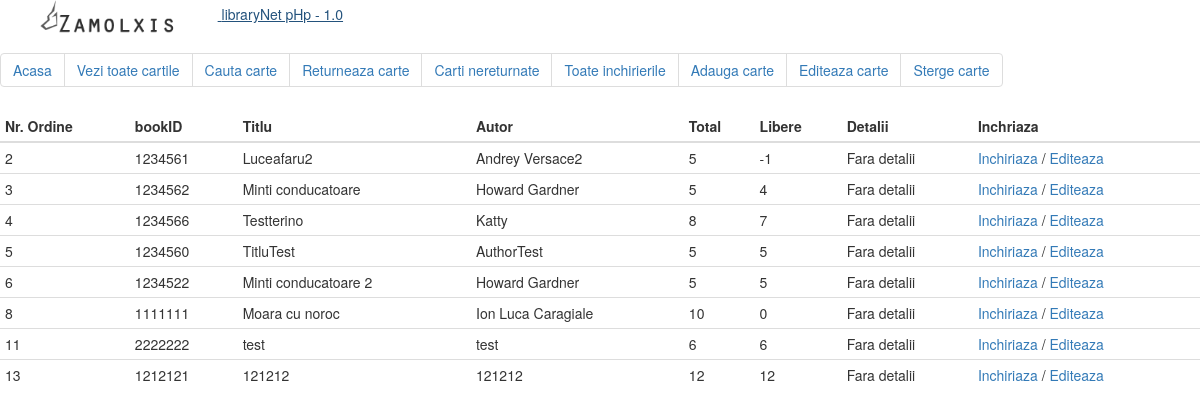
Page /afisaretoatecartile.php on the committed database.
### tables this page shows
CREATE TABLE `books` (
  `entryID` int(11) NOT NULL,
  `bookID` int(8) NOT NULL,
  `title` varchar(52) NOT NULL,
  `author` varchar(42) NOT NULL,
  `total` int(100) NOT NULL,
  `free` int(100) NOT NULL,
  `details` varchar(190) DEFAULT 'Fara detalii'
);

### afisaretoatecartile.php (the view, shortened to what this page needs)
<?php include 'header.php'; ?>
<?php
if ($conn->connect_error)
{
	echo 'Eroare in conectarea la baza de date';
} else {
			$sql = "SELECT * FROM books ORDER BY entryID ASC";
			$result = $conn->query($sql);
			if ($result->num_rows > 0)
			{
			echo '
	<table class="table table-condensed">
    <thead>
      <tr>
        <th>Nr. Ordine</th>
        <th>bookID</th>
        <th>Titlu</th>
		<th>Autor</th>
		<th>Total</th>
		<th>Libere</th>
		<th>Detalii</th>
		<th>Inchriaza</th>
      </tr>
    </thead>
    <tbody>';
				while($row = $result->fetch_assoc()) {
					echo '<tr><td>'.$row["entryID"].'</td><td>'.$row["bookID"].'</td><td>'.$row["title"].'</td><td>'.$row["author"].'</td><td>'.$row["total"].'</td><td>'.$row["free"].'</td><td>'.$row["details"].'</td><td><a href="inchiriazalast.php?bookid='.$row[bookID].'&title='.$row[title].'">Inchiriaza</a> / <a href="editeaza.php?bookid='.$row[bookID].'">Editeaza</a></td></tr>';
				}
			echo ' </tbody>
  </table>';
			}
			else {
				echo "<h2>Fara rezultate</h2>";
			}
		}
?>

### header.php (shortened to what this page needs)
<?php
echo '
<!DOCTYPE html>
<html lang="en">
<head>
  <title>bilbioteca Online v1.0</title>
  <meta charset="utf-8">
  <link rel="icon" href="favicon.ico" type="image/x-icon"/>
<link rel="shortcut icon" href="favicon.ico" type="image/x-icon"/>
  <meta name="viewport" content="width=device-width, initial-scale=1">
  <link rel="stylesheet" href="http://maxcdn.bootstrapcdn.com/bootstrap/3.3.6/css/bootstrap.min.css">
  <script src="https://ajax.googleapis.com/ajax/libs/jquery/1.12.0/jquery.min.js"></script>
  <script src="http://maxcdn.bootstrapcdn.com/bootstrap/3.3.6/js/bootstrap.min.js"></script>
	<a href="#" class="pull-left"><img src="logo.png" id="logo" width=30%> libraryNet pHp - 1.0</a>
  <ul class="pagination">
  <li><a href="/librarynet/">Acasa</a></li>
  <li><a href="afisaretoatecartile.php">Vezi toate cartile</a></li>
  <li><a href="inchiriaza.php">Cauta carte</a></li>
  <li><a href="returneaza.php">Returneaza carte</a></li>
  <li><a href="showallunreturned.php">Carti nereturnate</a></li>
  <li><a href="showallrents.php">Toate inchirierile</a></li>
  <li><a href="adauga.php">Adauga carte</a></li>
  <li><a href="editeaza.php">Editeaza carte</a></li>
  <li><a href="sterge.php">Sterge carte</a></li>
</ul>
  </head>
<body>
';
?>

### rows in the picture
books: entryID "2", bookID "1234561", title "Luceafaru2", author "Andrey Versace2", total "5", free "-1", details "Fara detalii"
books: entryID "3", bookID "1234562", title "Minti conducatoare", author "Howard Gardner", total "5", free "4", details "Fara detalii"
books: entryID "4", bookID "1234566", title "Testterino", author "Katty", total "8", free "7", details "Fara detalii"
books: entryID "5", bookID "1234560", title "TitluTest", author "AuthorTest", total "5", free "5", details "Fara detalii"
books: entryID "6", bookID "1234522", title "Minti conducatoare 2", author "Howard Gardner", total "5", free "5", details "Fara detalii"
books: entryID "8", bookID "1111111", title "Moara cu noroc", author "Ion Luca Caragiale", total "10", free "0", details "Fara detalii"
books: entryID "11", bookID "2222222", title "test", author "test", total "6", free "6", details "Fara detalii"
books: entryID "13", bookID "1212121", title "121212", author "121212", total "12", free "12", details "Fara detalii"
